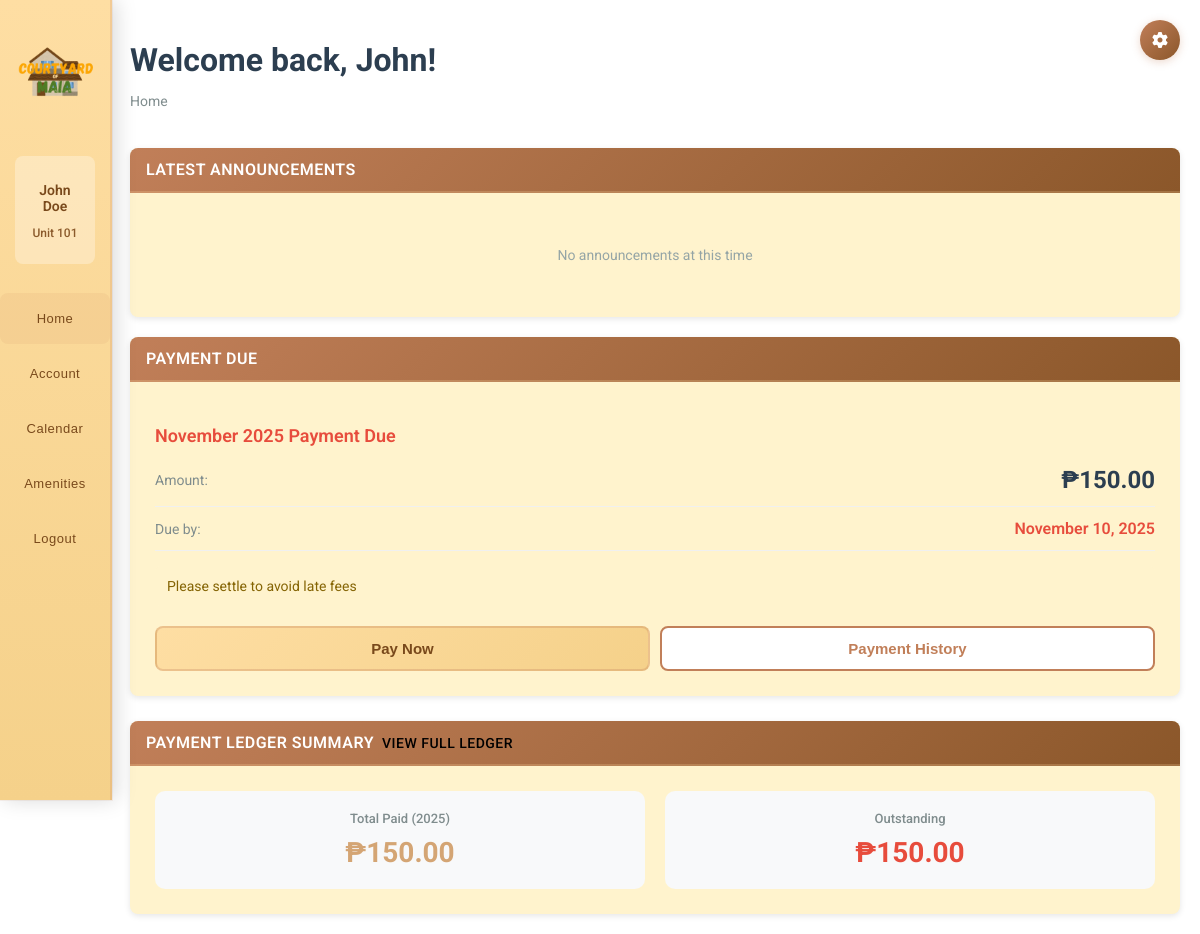
The page /home.php (signed in) on the database its author committed.
### tables this page shows
CREATE TABLE users (
    user_id INT PRIMARY KEY AUTO_INCREMENT,
    account_number VARCHAR(20) UNIQUE NOT NULL,
    password VARCHAR(255) NOT NULL,
    email VARCHAR(100) UNIQUE NOT NULL,
    first_name VARCHAR(50) NOT NULL,
    last_name VARCHAR(50) NOT NULL,
    contact_number VARCHAR(20),
    user_role ENUM('admin', 'resident') DEFAULT 'resident',
    status ENUM('active', 'inactive') DEFAULT 'active',
    created_by INT,
    created_at TIMESTAMP DEFAULT CURRENT_TIMESTAMP,
    updated_at TIMESTAMP DEFAULT CURRENT_TIMESTAMP ON UPDATE CURRENT_TIMESTAMP,
    FOREIGN KEY (created_by) REFERENCES users(user_id) ON DELETE SET NULL
);

CREATE TABLE monthly_dues (
    dues_id INT PRIMARY KEY AUTO_INCREMENT,
    household_id INT NOT NULL,
    due_month VARCHAR(20) NOT NULL,
    due_year INT NOT NULL,
    amount DECIMAL(10,2) NOT NULL DEFAULT 0.00,
    due_date DATE NOT NULL,
    status ENUM('unpaid', 'paid', 'overdue') DEFAULT 'unpaid',
    created_at TIMESTAMP DEFAULT CURRENT_TIMESTAMP,
    FOREIGN KEY (household_id) REFERENCES households(household_id) ON DELETE CASCADE,
    UNIQUE KEY unique_household_month_year (household_id, due_month, due_year)
);

### auth/session_check.php (called while the page is built, shortened)
<?php
function getCurrentUser() {
    $conn = getDBConnection();
    $user_id = $_SESSION['user_id'] ?? null;
    if ($user_id) {
        $stmt = $conn->prepare("SELECT contact_number FROM users WHERE user_id = ?");
        $stmt->bind_param("i", $user_id);
        $stmt->execute();
        $result = $stmt->get_result();
        $user_data = $result->fetch_assoc();
    }
    return [
        'user_id' => $_SESSION['user_id'] ?? null,
        'account_number' => $_SESSION['account_number'] ?? '',
        'email' => $_SESSION['email'] ?? '',
        'first_name' => $_SESSION['first_name'] ?? '',
        'last_name' => $_SESSION['last_name'] ?? '',
        'full_name' => ($_SESSION['first_name'] ?? '') . ' ' . ($_SESSION['last_name'] ?? ''),
        'user_role' => $_SESSION['user_role'] ?? 'resident',
        'household_id' => $_SESSION['household_id'] ?? null,
        'unit_number' => $_SESSION['unit_number'] ?? '',
        'contact_number' => $user_data['contact_number'] ?? ''
    ];
}
?>

### home.php (the view, shortened to what this page needs)
<?php
require_once('auth/session_check.php');
$conn = getDBConnection();
$current_user = getCurrentUser();
$unpaid_due_query = "SELECT md.*, h.unit_number
                     FROM monthly_dues md
                     INNER JOIN households h ON md.household_id = h.household_id
                     WHERE md.household_id = ? AND md.status = 'unpaid'
                     ORDER BY md.due_date ASC
                     LIMIT 1";
$stmt = $conn->prepare($unpaid_due_query);
$stmt->bind_param("i", $current_user['household_id']);
$stmt->execute();
$unpaid_due = $stmt->get_result()->fetch_assoc();
$year = date('Y');
$paid_summary_query = "SELECT COUNT(*) as paid_count, SUM(md.amount) as total_paid
                       FROM monthly_dues md
                       WHERE md.household_id = ? AND md.status = 'paid' AND md.due_year = ?";
$stmt2 = $conn->prepare($paid_summary_query);
$stmt2->bind_param("ii", $current_user['household_id'], $year);
$stmt2->execute();
$paid_summary = $stmt2->get_result()->fetch_assoc();
$outstanding_query = "SELECT COUNT(*) as unpaid_count, SUM(md.amount) as total_outstanding
                      FROM monthly_dues md
                      WHERE md.household_id = ? AND md.status IN ('unpaid', 'overdue')";
$stmt3 = $conn->prepare($outstanding_query);
$stmt3->bind_param("i", $current_user['household_id']);
$stmt3->execute();
$outstanding_summary = $stmt3->get_result()->fetch_assoc();
$announcements_query = "SELECT a.*, CONCAT(u.first_name, ' ', u.last_name) as posted_by_name
                        FROM announcements a
                        INNER JOIN users u ON a.posted_by = u.user_id
                        WHERE a.status = 'active'
                        AND (a.expiry_date IS NULL OR a.expiry_date >= CURDATE())
                        ORDER BY a.post_date DESC
                        LIMIT 5";
$announcements = $conn->query($announcements_query);
?>
<!DOCTYPE html>
<html lang="en">
<head>
  <link rel="stylesheet" href="https://cdnjs.cloudflare.com/ajax/libs/font-awesome/6.4.2/css/all.min.css">
  <link rel="stylesheet" href="style.css">
  <link rel="stylesheet" href="css/home.css">
</head>
<body>
  <nav class="navbar" id="sidebar">
    <img src="pics/Courtyard.png" alt="Courtyard Logo" class="logo">
    <div class="user-info-sidebar">
      <p class="user-name"><?php echo htmlspecialchars($current_user['full_name']); ?></p>
      <p class="user-unit"><?php echo htmlspecialchars($current_user['unit_number']); ?></p>
    </div>
    <ul class="nav-links">
      <li class="active"><a href="home.php" onclick="closeMenu()"><span class="text">Home</span></a></li>
      <li><a href="account.php" onclick="closeMenu()"><span class="text">Account</span></a></li>
      <li><a href="calendar.php" onclick="closeMenu()"><span class="text">Calendar</span></a></li>
      <li><a href="amenities.php" onclick="closeMenu()"><span class="text">Amenities</span></a></li>
      <li><a href="auth/logout.php" onclick="closeMenu()"><span class="text">Logout</span></a></li>
    </ul>
  </nav>
  <main>
    <div class="page-header">
      <div class="header-content">
        <div>
          <h1>Welcome back, <?php echo htmlspecialchars($current_user['first_name']); ?>!</h1>
          <p class="breadcrumb">Home</p>
        </div>
        <button class="settings-btn" onclick="openSettingsModal()">
          <i class="fas fa-cog"></i>
        </button>
      </div>
    </div>
    <div class="card announcements-card">
      <div class="card-header">
        <span>Latest Announcements</span>
      </div>
      <div class="card-content">
        <?php if ($announcements->num_rows > 0): ?>
          <div class="announcements-list">
            <?php while ($announcement = $announcements->fetch_assoc()): ?>
              <div class="announcement-item">
                <div class="announcement-type-badge <?php echo $announcement['announcement_type']; ?>">
                  <?php echo ucfirst($announcement['announcement_type']); ?>
                </div>
                <h3><?php echo htmlspecialchars($announcement['title']); ?></h3>
                <p><?php echo htmlspecialchars($announcement['content']); ?></p>
                <div class="announcement-meta">
                  <span>By: <?php echo htmlspecialchars($announcement['posted_by_name']); ?></span>
                  <span><?php echo date('M d, Y', strtotime($announcement['post_date'])); ?></span>
                </div>
              </div>
            <?php endwhile; ?>
          </div>
        <?php else: ?>
          <p class="no-data">No announcements at this time</p>
        <?php endif; ?>
      </div>
    </div>
    <div class="home-grid">
      <?php if ($unpaid_due): ?>
      <div class="card payment-due-card">
        <div class="card-header">
          <span>Payment Due</span>
        </div>
        <div class="card-content">
          <div class="payment-due-info">
            <h3><?php echo htmlspecialchars($unpaid_due['due_month'] . ' ' . $unpaid_due['due_year']); ?> Payment Due</h3>
            <div class="amount-display">
              <span class="label">Amount:</span>
              <span class="amount">₱<?php echo number_format($unpaid_due['amount'], 2); ?></span>
            </div>
            <div class="due-date-display">
              <span class="label">Due by:</span>
              <span class="due-date"><?php echo date('F d, Y', strtotime($unpaid_due['due_date'])); ?></span>
            </div>
            <div class="warning-message">
              Please settle to avoid late fees
            </div>
          </div>
          <div class="payment-actions">
            <button class="pay-now-btn">
              Pay Now
            </button>
            <button class="payment-history-link" onclick="openLedgerModal()">
              Payment History
            </button>
          </div>
        </div>
      </div>
      <?php endif; ?>
    </div>
    <div class="card ledger-summary-card">
      <div class="card-header">
        <span>Payment Ledger Summary</span>
        <a href="account.php" class="view-all-link">View Full Ledger</a>
      </div>
      <div class="card-content">
        <div class="ledger-stats">
          <div class="stat-item">
            <div class="stat-label">Total Paid (<?php echo $year; ?>)</div>
            <div class="stat-value paid">₱<?php echo number_format($paid_summary['total_paid'] ?? 0, 2); ?></div>
          </div>
          <div class="stat-item">
            <div class="stat-label">Outstanding</div>
            <div class="stat-value outstanding">₱<?php echo number_format($outstanding_summary['total_outstanding'] ?? 0, 2); ?></div>
          </div>
        </div>
      </div>
    </div>
  </main>
</body>
</html>

### style.css (style rules this page uses)
body { margin: 0; font-family: 'Roboto', sans-serif; background-color: #ffffff; color: #333333; }
.navbar { position: fixed; left: 0; top: 0; height: 100vh; width: 110px; display: flex; flex-direction: column; align-items: flex-start; background: linear-gradient(180deg, #fedea3 0%, #f5d18a 100%); box-shadow: 4px 0 20px rgba(0, 0, 0, 0.15), 0 0 0 1px rgba(193, 127, 89, 0.1); border-right: 2px solid rgba(193, 127, 89, 0.2); transition: transform 0.5s cubic-bezier(0.25, 0.46, 0.45, 0.94), width 0.4s cubic-bezier(0.25, 0.46, 0.45, 0.94); z-index: 1000; backdrop-filter: blur(10px); animation: slideIn 0.8s ease-out; }
.logo { height: 90px; margin: 20px auto; cursor: pointer; display: block; transition: transform 0.3s ease, filter 0.3s ease; border-radius: 12px; padding: 8px; }
.user-info-sidebar { text-align: center; padding: 12px; background: rgba(255, 255, 255, 0.3); border-radius: 8px; margin: 10px 15px 15px; }
.user-info-sidebar .user-name { font-size: 14px; font-weight: 600; color: #79491b; margin-bottom: 3px; }
.user-info-sidebar .user-unit { font-size: 12px; color: #8b5a2b; font-weight: 500; }
.nav-links { list-style: none; padding: 0; width: 100%; margin-top: 10px; }
.nav-links li { width: 100%; }
.nav-links a { text-decoration: none; color: #79491b; font-family: 'Arial', sans-serif; font-size: 13px; letter-spacing: 0.5px; padding: 18px 0; margin: 4px 8px; display: flex; flex-direction: column; align-items: center; justify-content: center; transition: all 0.3s cubic-bezier(0.4, 0, 0.2, 1); border-radius: 12px; position: relative; overflow: hidden; }
.nav-links a::before { content: ''; position: absolute; top: 0; left: -100%; width: 100%; height: 100%; background: linear-gradient(90deg, transparent, rgba(250, 160, 0, 0.3), transparent); transition: left 0.5s ease; }
.active { background: rgba(193, 127, 89, 0.1); border-radius: 8px; }
main { margin-left: 110px; padding: 20px; transition: margin 0.4s ease; animation: fadeIn 1s ease-out; }
h1 { margin-bottom: 20px; animation: fadeIn 1.2s ease-out; }
.card { border-radius: 8px; box-shadow: 0 2px 6px rgba(0, 0, 0, 0.1); overflow: hidden; transition: transform 0.2s, box-shadow 0.2s; background-color: #fff3cd; color: #333; }
.card-header { display: flex; align-items: center; gap: 8px; padding: 10px 15px; color: white; }
.card-content { padding: 15px; }
.page-header { margin-bottom: 30px; }
.page-header h1 { font-size: 32px; color: #2c3e50; margin-bottom: 5px; }
.breadcrumb { font-size: 14px; color: #7f8c8d; }

### rows shown on the page
users: contact_number "John Doe", contact_number "Unit 101", contact_number "John"
monthly_dues: due_month+due_year "November 2025", amount "150.00", due_date "November 10, 2025"

### other values the page prints
$paid_summary['total_paid'] "150.00"
$outstanding_summary['total_outstanding'] "150.00"
